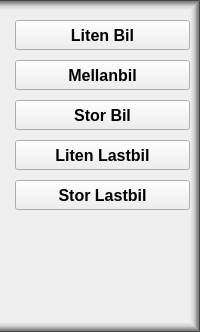
                <widget class="QFrame" name="frameP1Buttonbox">
                 <property name="minimumSize">
                  <size>
                   <width>180</width>
                   <height>0</height>
                  </size>
                 </property>
                 <property name="styleSheet">
                  <string notr="true">QFrame {
border-top: 10px solid qlineargradient(spread:pad, x1:1, y1:1, x2:1, y2:0, stop:0 rgba(0, 0, 0, 0), stop:0.402844 rgba(0, 0, 0, 31), stop:0.635071 rgba(0, 0, 0, 80), stop:0.763033 rgba(0, 0, 0, 107), stop:0.890995 rgba(0, 0, 0, 125), stop:1 rgba(0, 0, 0, 226));
border-right: 10px solid qlineargradient(spread:pad, x1:0, y1:0, x2:1, y2:0, stop:0 rgba(0, 0, 0, 0), stop:0.402844 rgba(0, 0, 0, 31), stop:0.635071 rgba(0, 0, 0, 80), stop:0.763033 rgba(0, 0, 0, 107), stop:0.890995 rgba(0, 0, 0, 125), stop:1 rgba(0, 0, 0, 226));
border-bottom: 10px solid qlineargradient(spread:pad, x1:0, y1:0, x2:0, y2:1, stop:0 rgba(0, 0, 0, 0), stop:0.402844 rgba(0, 0, 0, 31), stop:0.635071 rgba(0, 0, 0, 80), stop:0.763033 rgba(0, 0, 0, 107), stop:0.890995 rgba(0, 0, 0, 125), stop:1 rgba(0, 0, 0, 226));
 }
</string>
                 </property>
                 <property name="frameShape">
                  <enum>QFrame::NoFrame</enum>
                 </property>
                 <property name="frameShadow">
                  <enum>QFrame::Raised</enum>
                 </property>
                 <layout class="QVBoxLayout" name="verticalLayout_11">
                  <property name="spacing">
                   <number>10</number>
                  </property>
                  <property name="leftMargin">
                   <number>15</number>
                  </property>
                  <property name="topMargin">
                   <number>10</number>
                  </property>
                  <property name="rightMargin">
                   <number>0</number>
                  </property>
                  <property name="bottomMargin">
                   <number>0</number>
                  </property>
                  <item>
                   <widget class="QPushButton" name="pushButtonP1S_Car">
                    <property name="minimumSize">
                     <size>
                      <width>80</width>
                      <height>30</height>
                     </size>
                    </property>
                    <property name="font">
                     <font>
                      <pointsize>12</pointsize>
                      <weight>75</weight>
                      <italic>false</italic>
                      <bold>true</bold>
                     </font>
                    </property>
                    <property name="focusPolicy">
                     <enum>Qt::NoFocus</enum>
                    </property>
                    <property name="text">
                     <string>Liten Bil</string>
                    </property>
                   </widget>
                  </item>
                  <item>
                   <widget class="QPushButton" name="pushButtonP1M_Car">
                    <property name="minimumSize">
                     <size>
                      <width>80</width>
                      <height>30</height>
                     </size>
                    </property>
                    <property name="font">
                     <font>
                      <pointsize>12</pointsize>
                      <weight>75</weight>
                      <italic>false</italic>
                      <bold>true</bold>
                     </font>
                    </property>
                    <property name="focusPolicy">
                     <enum>Qt::NoFocus</enum>
                    </property>
                    <property name="text">
                     <string>Mellanbil</string>
                    </property>
                   </widget>
                  </item>
                  <item>
                   <widget class="QPushButton" name="pushButtonP1L_Car">
                    <property name="minimumSize">
                     <size>
                      <width>80</width>
                      <height>30</height>
                     </size>
                    </property>
                    <property name="font">
                     <font>
                      <pointsize>12</pointsize>
                      <weight>75</weight>
                      <italic>false</italic>
                      <bold>true</bold>
                     </font>
                    </property>
                    <property name="focusPolicy">
                     <enum>Qt::NoFocus</enum>
                    </property>
                    <property name="text">
                     <string>Stor Bil</string>
                    </property>
                   </widget>
                  </item>
                  <item>
                   <widget class="QPushButton" name="pushButtonP1S_Truck">
                    <property name="minimumSize">
                     <size>
                      <width>80</width>
                      <height>30</height>
                     </size>
                    </property>
                    <property name="font">
                     <font>
                      <pointsize>12</pointsize>
                      <weight>75</weight>
                      <italic>false</italic>
                      <bold>true</bold>
                     </font>
                    </property>
                    <property name="focusPolicy">
                     <enum>Qt::NoFocus</enum>
                    </property>
                    <property name="text">
                     <string>Liten Lastbil</string>
                    </property>
                   </widget>
                  </item>
                  <item>
                   <widget class="QPushButton" name="pushButtonP1L_Truck">
                    <property name="minimumSize">
                     <size>
                      <width>80</width>
                      <height>30</height>
                     </size>
                    </property>
                    <property name="font">
                     <font>
                      <pointsize>12</pointsize>
                      <weight>75</weight>
                      <italic>false</italic>
                      <bold>true</bold>
                     </font>
                    </property>
                    <property name="focusPolicy">
                     <enum>Qt::NoFocus</enum>
                    </property>
                    <property name="text">
                     <string>Stor Lastbil</string>
                    </property>
                   </widget>
                  </item>
                  <item>
                   <spacer name="verticalSpacer_9">
                    <property name="orientation">
                     <enum>Qt::Vertical</enum>
                    </property>
                    <property name="sizeHint" stdset="0">
                     <size>
                      <width>20</width>
                      <height>112</height>
                     </size>
                    </property>
                   </spacer>
                  </item>
                 </layout>
                </widget>
